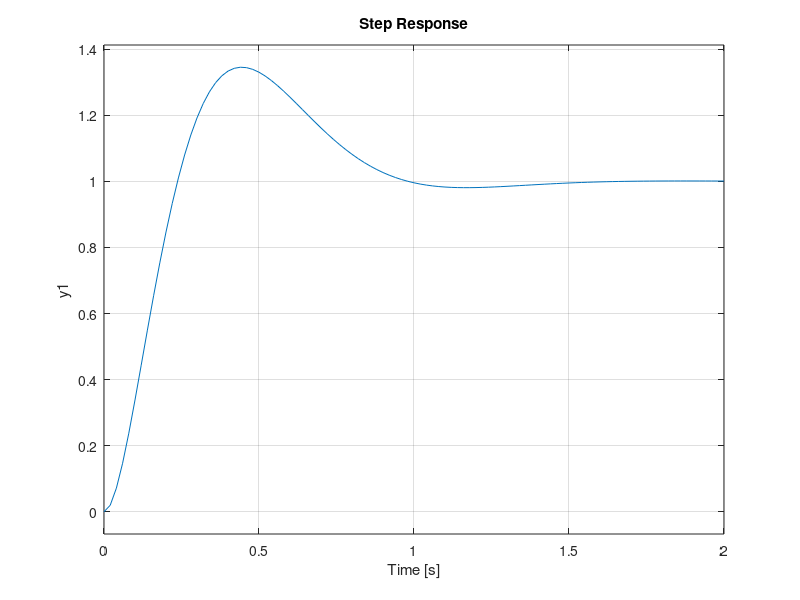

Reproduce this figure in MATLAB. (Note: this script raises an error after producing the figure.)
T = tf([108 108 * 3], [1 17 108 324]);
step(T);
stepinfo(T)
hold;

T = tf([108/9 108 * 3 / 9], [1 8 36]);
step(T)
stepinfo(T)